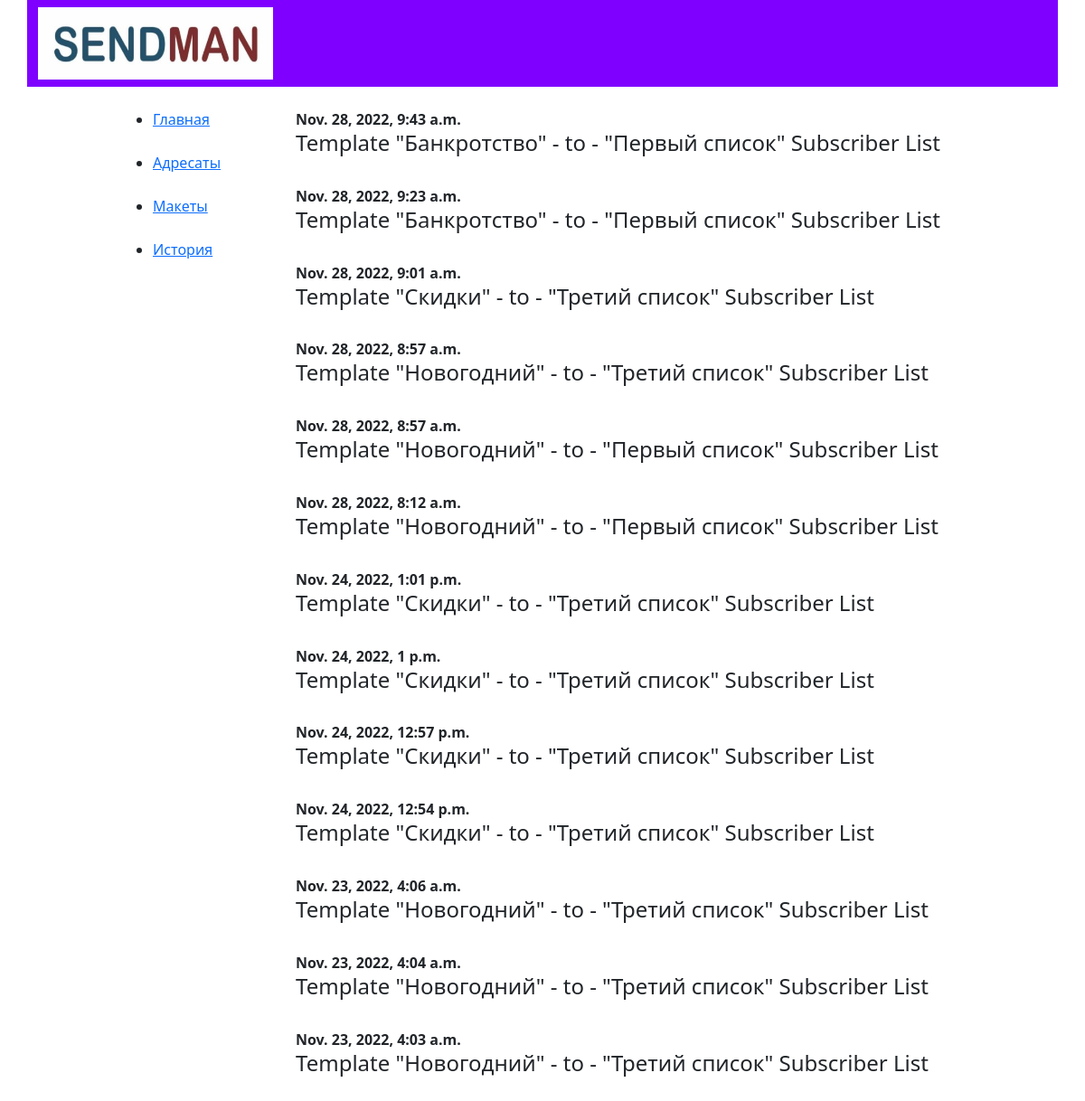
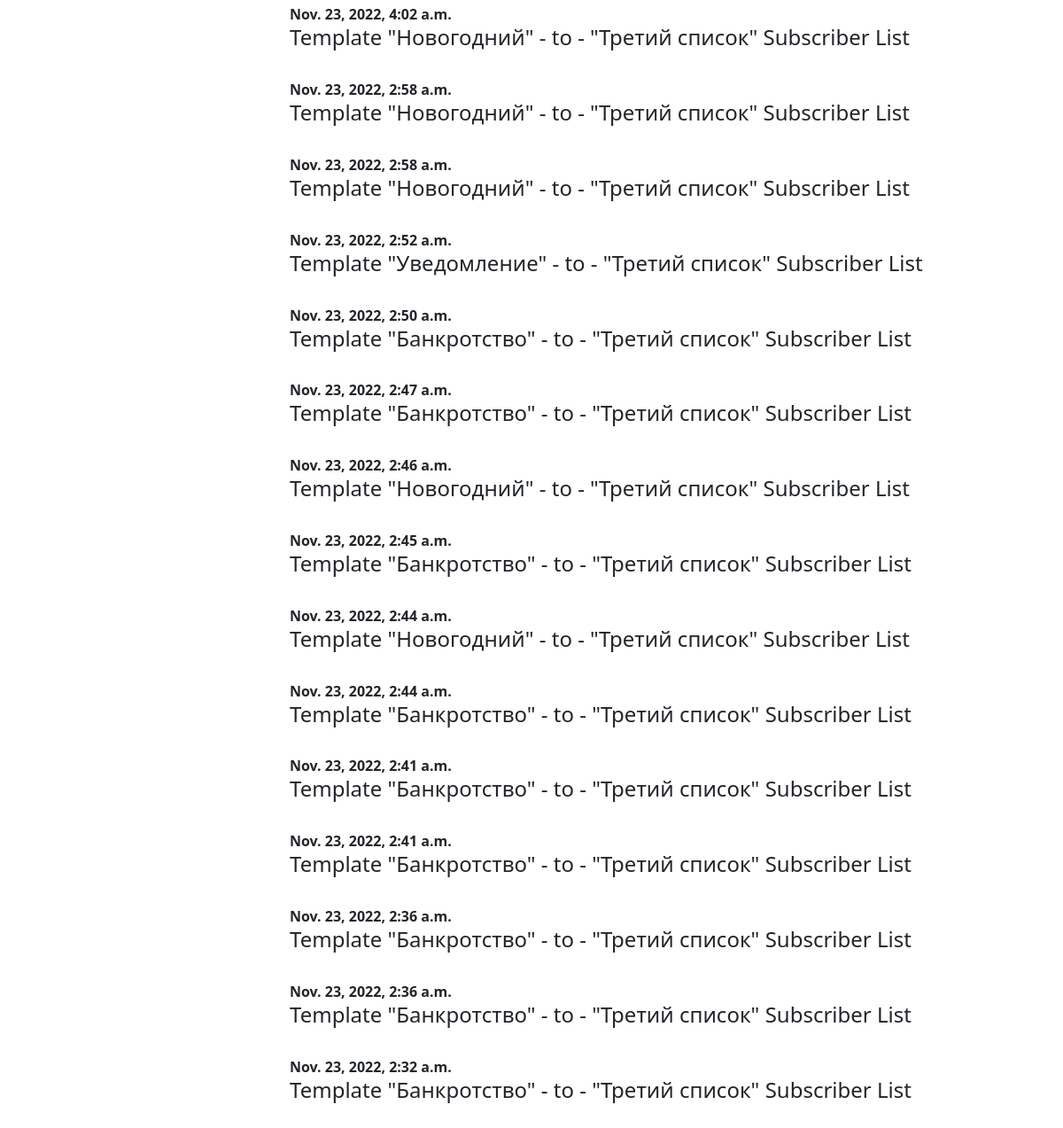
The app's page /history with its own data (2 pictures, top to bottom).
### sendman/models.py (models this page shows, shortened)
class SendHistory(models.Model):
    template = models.ForeignKey('Template', on_delete=models.PROTECT, verbose_name="Макет")
    rcpt_list = models.ForeignKey('SubscriberList', on_delete=models.PROTECT, verbose_name="Адресат")
    created_at = models.DateTimeField(auto_now_add=True)
    schedule = models.CharField(max_length=50, null=True, blank=True, verbose_name="Повтор")
    class Meta:
        verbose_name = 'История отправок'
        verbose_name_plural = 'Истории отправок'
        ordering = ['-created_at']

class Template(models.Model):
    name = models.CharField(max_length=30, verbose_name="Название")
    subject = models.CharField(max_length=50, verbose_name="Тема")
    file = models.FileField(upload_to='templates/', help_text=".html", verbose_name="Макет (.html)")
    def __str__(self):
        return self.name
    class Meta:
        verbose_name = 'Макет'
        verbose_name_plural = 'Макеты'
        ordering = ['name']

class SubscriberList(models.Model):
    name = models.CharField(max_length=30, verbose_name="Название")
    subscribers = models.TextField(max_length=2000, blank=True, verbose_name="Подписчики")
    number = models.IntegerField(default=0, blank=True, null=True, verbose_name="Кол-во")
    created_at = models.DateTimeField(auto_now_add=True)
    def __str__(self):
        return self.name
    class Meta:
        verbose_name = 'Список подписчиков'
        verbose_name_plural = 'Списки подписчиков'
        ordering = ['-created_at']

### sendman/views.py (the view)
# urls.py: path('history', ShowHistory.as_view(), name="history"),
class ShowHistory(TemplateView):
    template_name = "sendman/history.html"
    def dispatch(self, request, *args, **kwargs):
        history = SendHistory.objects.all()
        context = {
            "history": history
        }
        return render(request, self.template_name, context)

### sendman/templates/sendman/history.html (shortened to what this page needs)
{% extends 'sendman/base.html' %}
{% load static %}
{%  block content %}
    <br>
    <div id="history">
        {% for mail in history %}
            <div class="history_note">
                <b>{{ mail.created_at }}</b>
                <h4 color="brown">Template "{{ mail.template }}" - to - "{{ mail.rcpt_list }}" Subscriber List</h4>
            <br>
            </div>
        {%  endfor %}
    </div>
{% endblock %}

### sendman/templates/sendman/base.html (shortened to what this page needs)
<!DOCTYPE html>
{% load static %}
<html lang="en">
<head>
    <link rel="stylesheet" href="https://cdn.jsdelivr.net/npm/bootstrap@5.1.3/dist/css/bootstrap.min.css">
    <link rel="stylesheet" href="https://cdn.jsdelivr.net/npm/bootstrap@5.1.3/dist/js/bootstrap.min.js">
    <link rel="stylesheet" href="{% static 'css/styles.css' %}">
</head>
<body>
    <div class="container">
        <div class="row">
            {% include 'sendman/navbar.html' %}
        </div>
        <div class="row">
            <div class="col-1">
            </div>
            <div class="col-2">
                {% include 'sendman/sidemenu.html' %}
            </div>
            <div class="col-9">
                {% block content %}
                {% endblock %}
            </div>
        </div>
    </div>
</body>
</html>

### sendman/templates/sendman/navbar.html
{% load static %}
<nav class="navbar sticky-top navbar-expand-lg navbar-light justify-content-between" style="background-color: #7f00ff;">
    <div id="logo">
        <a class="logo" href="{% url 'send_email' %}">
            <img src="{% static 'img/logo.jpg' %}" alt="logo" width="260px" height="80px" >
        </a>
    </div>
</nav>

### sendman/templates/sendman/sidemenu.html
{% load static %}
<div id="sidemenu" class="col-3 text-center">
    <br>
    <ul>
        <li>
            <a href="{% url 'send_email' %}">Главная</a>
        </li>
        <br>
        <li>
            <a href="{% url 'recipients' %}">Адресаты</a>
        </li>
        <br>
        <li>
            <a href="{% url 'templates' %}">Макеты</a>
        </li>
        <br>
        <li>
            <a href="{% url 'history' %}">История</a>
        </li>
    </ul>
</div>

### records on screen
SendHistory: created_at "Nov. 28, 2022, 9:43 a.m.", template "Банкротство", rcpt_list "Первый список"
SendHistory: created_at "Nov. 28, 2022, 9:23 a.m.", template "Банкротство", rcpt_list "Первый список"
SendHistory: created_at "Nov. 28, 2022, 9:01 a.m.", template "Скидки", rcpt_list "Третий список"
SendHistory: created_at "Nov. 28, 2022, 8:57 a.m.", template "Новогодний", rcpt_list "Третий список"
SendHistory: created_at "Nov. 28, 2022, 8:57 a.m.", template "Новогодний", rcpt_list "Первый список"
SendHistory: created_at "Nov. 28, 2022, 8:12 a.m.", template "Новогодний", rcpt_list "Первый список"
SendHistory: created_at "Nov. 24, 2022, 1:01 p.m.", template "Скидки", rcpt_list "Третий список"
SendHistory: created_at "Nov. 24, 2022, 1 p.m.", template "Скидки", rcpt_list "Третий список"
SendHistory: created_at "Nov. 24, 2022, 12:57 p.m.", template "Скидки", rcpt_list "Третий список"
SendHistory: created_at "Nov. 24, 2022, 12:54 p.m.", template "Скидки", rcpt_list "Третий список"
SendHistory: created_at "Nov. 23, 2022, 4:06 a.m.", template "Новогодний", rcpt_list "Третий список"
SendHistory: created_at "Nov. 23, 2022, 4:04 a.m.", template "Новогодний", rcpt_list "Третий список"
SendHistory: created_at "Nov. 23, 2022, 4:03 a.m.", template "Новогодний", rcpt_list "Третий список"
SendHistory: created_at "Nov. 23, 2022, 4:02 a.m.", template "Новогодний", rcpt_list "Третий список"
SendHistory: created_at "Nov. 23, 2022, 2:58 a.m.", template "Новогодний", rcpt_list "Третий список"
SendHistory: created_at "Nov. 23, 2022, 2:58 a.m.", template "Новогодний", rcpt_list "Третий список"
SendHistory: created_at "Nov. 23, 2022, 2:52 a.m.", template "Уведомление", rcpt_list "Третий список"
SendHistory: created_at "Nov. 23, 2022, 2:50 a.m.", template "Банкротство", rcpt_list "Третий список"
SendHistory: created_at "Nov. 23, 2022, 2:47 a.m.", template "Банкротство", rcpt_list "Третий список"
SendHistory: created_at "Nov. 23, 2022, 2:46 a.m.", template "Новогодний", rcpt_list "Третий список"
SendHistory: created_at "Nov. 23, 2022, 2:45 a.m.", template "Банкротство", rcpt_list "Третий список"
SendHistory: created_at "Nov. 23, 2022, 2:44 a.m.", template "Новогодний", rcpt_list "Третий список"
SendHistory: created_at "Nov. 23, 2022, 2:44 a.m.", template "Банкротство", rcpt_list "Третий список"
SendHistory: created_at "Nov. 23, 2022, 2:41 a.m.", template "Банкротство", rcpt_list "Третий список"
SendHistory: created_at "Nov. 23, 2022, 2:41 a.m.", template "Банкротство", rcpt_list "Третий список"
SendHistory: created_at "Nov. 23, 2022, 2:36 a.m.", template "Банкротство", rcpt_list "Третий список"
SendHistory: created_at "Nov. 23, 2022, 2:36 a.m.", template "Банкротство", rcpt_list "Третий список"
SendHistory: created_at "Nov. 23, 2022, 2:32 a.m.", template "Банкротство", rcpt_list "Третий список"
